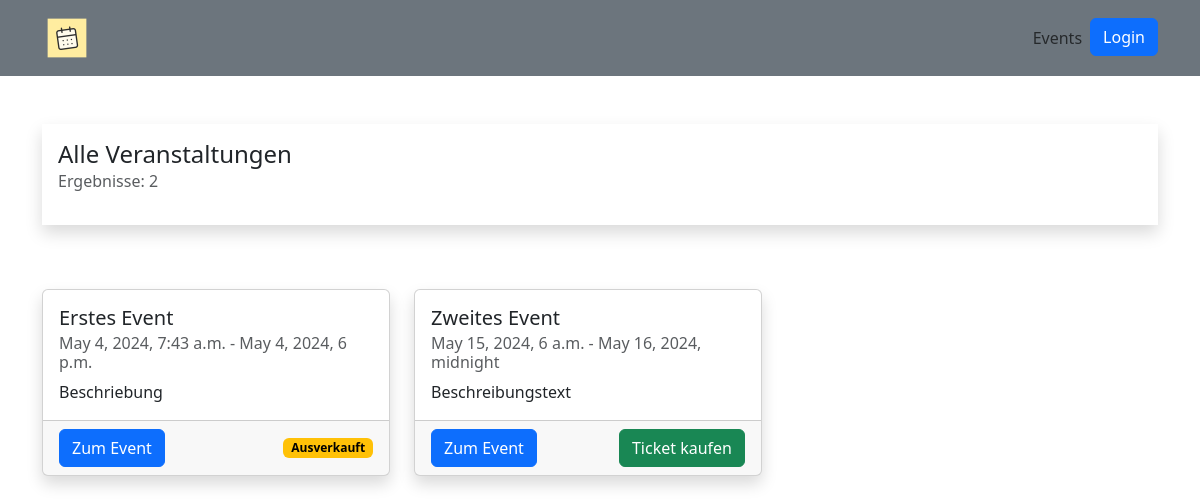
The app's page /events/, older data.
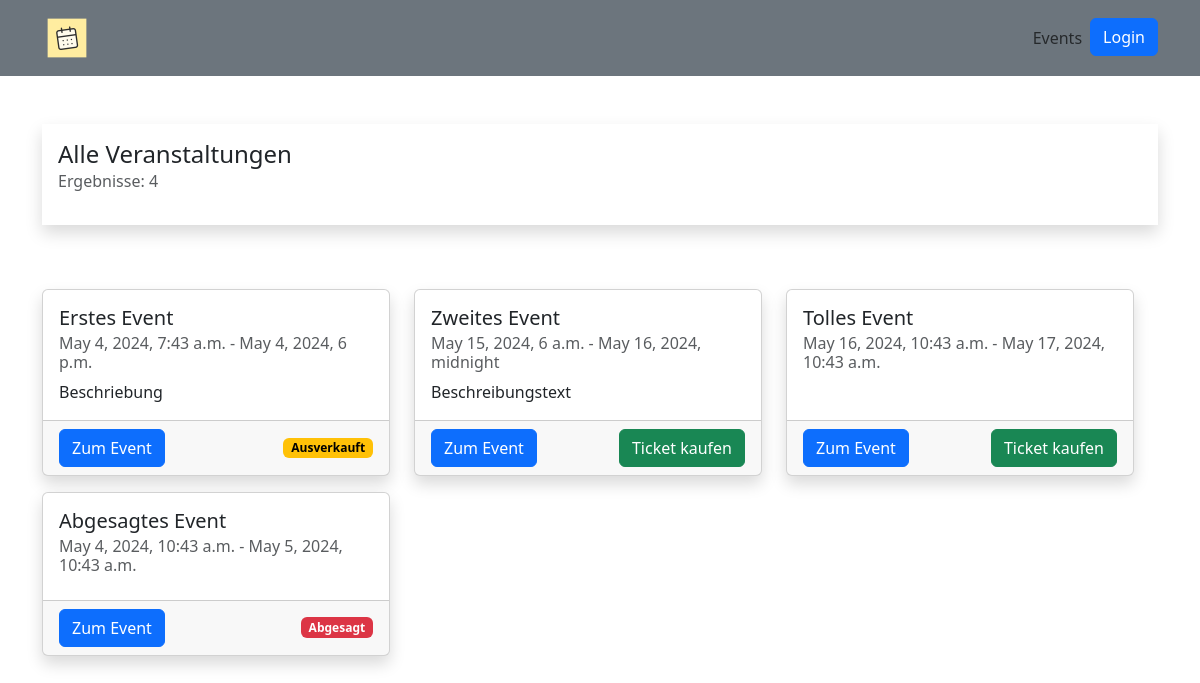
The same page, newer data.
### ticketApp/models.py (models this page shows, shortened)
class Event(models.Model):
    class EventStatus(models.TextChoices):
        ACTIVE = "AC", _("Aktiv")
        INACTIVE = "IA", _("Inaktiv")
        CANCELLED = "CA", _("Abgesagt")
        SOLDOUT = "SO", _("Ausverkauft")
    id = ShortUUIDField(primary_key=True, editable=False)
    title = models.CharField(max_length=200)
    location = models.ForeignKey(Location, on_delete=models.SET_NULL, null=True, blank=True)
    date_from = models.DateTimeField()
    description = models.TextField(blank=True)
    date_to = models.DateTimeField()
    max_participants = models.IntegerField()
    tickets_sold = models.IntegerField(default=0)
    event_status = models.CharField(max_length=2, choices=EventStatus.choices, default=EventStatus.INACTIVE)
    slug = AutoSlugField(populate_from=['id'])

### ticketApp/views.py (the view)
# urls.py: path('events/', views.events, name='events'),
def events(request):
    events = Event.objects.all().values()
    return render(request, "events/index.html", {'events': events})

### ticketApp/templates/events/index.html
{% extends "base.html" %}
{% block content %}
<div class="container">
    <div class="col mt-5 shadow p-3">
        <h4 class="mb-0">Alle Veranstaltungen</h4>
        <p class="text-body-secondary">Ergebnisse: {{events|length}}</p>
    </div>
    <div class="row">
        {% include "events/events-list.html" %}
    </div>
</div>
{% endblock %}

### ticketApp/templates/base.html (shortened to what this page needs)
{% load static %}
<!DOCTYPE html>
<html lang="en">
<head>
    <link rel="stylesheet" href="{% static 'css/bootstrap.min.css' %}" type="text/css">
    <link rel="stylesheet" href="{% static 'css/style.css' %}">
</head>
<body>
{% include 'nav/nav.html' %}
{% block content %}
{% endblock content %}
</body>
</html>

### ticketApp/templates/nav/nav.html (shortened to what this page needs)
{% load static %}
<nav class="navbar navbar-expand-lg sticky-top bg-secondary">
  <div class="container">
    <a class="navbar-brand" href="/">
      <img src="{% static '/images/logo.png' %}" alt="" width="50px">
    </a>
    <div class="collapse navbar-collapse justify-content-end" id="navbarMenu">
      <ul class="navbar-nav mb-2 mb-lg-0">
        <li class="nav-item">
          <a href="/events" class="nav-link">Events</a>
        </li>
        <li>
        {% if user.is_authenticated %}
        <div class="dropdown ">
          <button class="btn btn-secondary dropdown-toggle" type="button" data-bs-toggle="dropdown" aria-expanded="false">
            Account
          </button>
          <ul class="dropdown-menu">
            {% if user.is_staff %}
            <li><a class="dropdown-item" href="/admin">Admin</a></li>
            {% endif %}
            <li><a class="dropdown-item" href="/profile">Mein Profil</a></li>
            <li><hr class="dropdown-divider"></li>
            <li><a class="dropdown-item" href="{% url 'logout' %}">Ausloggen</a></li>
          </ul>
        </div>
        {% else %}
        <a class="btn btn-primary" href="{% url 'login' %}">Login</a>
        {% endif %}
      </li>
      </ul>
    </div>
  </div>
</nav>

### ticketApp/templates/events/events-list.html
<div class="row mt-5 gy-3">
    {% for event in events %}
    <div class="col-lg-4 col-12">
        <div class="card h-100 shadow">
            <div class="card-body">
                <h5 class="card-title">{{event.title}}</h5>
                <h6 class="card-subtitle mb-2 text-muted">{{event.date_from}} - {{event.date_to}}</h6>
                <p class="card-text">{{event.description|truncatechars:100}}</p>
            </div>
            <div class="card-footer d-flex justify-content-between align-items-center">
                <a href="{% url 'event_detail' slug=event.slug %}" class="btn btn-primary">Zum Event</a>
                {% if event.event_status == 'SO' %}
                <span class="badge text-bg-warning">Ausverkauft</span>
                {%elif event.event_status == 'CA'%}
                <span class="badge text-bg-danger">Abgesagt</span>
                {%endif%}
                {%if event.event_status == 'AC' and event.tickets_sold < event.max_participants%}
                <button class="btn btn-success">Ticket kaufen</button>
                {% endif %}
            </div>
        </div>
    </div>
    {% endfor %}
</div>

Row changes from the older to the newer data that the page shows:
added Event: title "Tolles Event", date_from "May 16, 2024, 10:43 a.m.", date_to "May 17, 2024, 10:43 a.m.", event_status "Ticket kaufen"
added Event: title "Abgesagtes Event", date_from "May 4, 2024, 10:43 a.m.", date_to "May 5, 2024, 10:43 a.m.", event_status "Abgesagt"
Text that changed along with them:
{{ events|length }}: "2" → "4"
